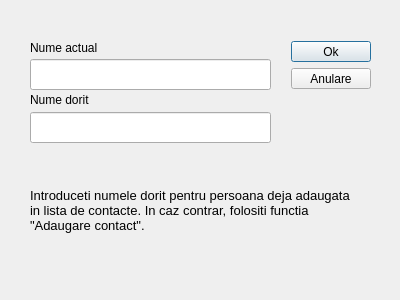
<?xml version="1.0" encoding="UTF-8"?>
<ui version="4.0">
 <class>edit_nume</class>
 <widget class="QDialog" name="edit_nume">
  <property name="geometry">
   <rect>
    <x>0</x>
    <y>0</y>
    <width>400</width>
    <height>300</height>
   </rect>
  </property>
  <property name="windowTitle">
   <string>Dialog</string>
  </property>
  <widget class="QLineEdit" name="lineEdit">
   <property name="geometry">
    <rect>
     <x>30</x>
     <y>59</y>
     <width>241</width>
     <height>31</height>
    </rect>
   </property>
  </widget>
  <widget class="QLineEdit" name="lineEdit_2">
   <property name="geometry">
    <rect>
     <x>30</x>
     <y>112</y>
     <width>241</width>
     <height>31</height>
    </rect>
   </property>
  </widget>
  <widget class="QLabel" name="label">
   <property name="geometry">
    <rect>
     <x>30</x>
     <y>40</y>
     <width>101</width>
     <height>16</height>
    </rect>
   </property>
   <property name="text">
    <string>Nume actual</string>
   </property>
  </widget>
  <widget class="QLabel" name="label_2">
   <property name="geometry">
    <rect>
     <x>30</x>
     <y>92</y>
     <width>101</width>
     <height>16</height>
    </rect>
   </property>
   <property name="text">
    <string>Nume dorit</string>
   </property>
  </widget>
  <widget class="QLabel" name="label_3">
   <property name="geometry">
    <rect>
     <x>30</x>
     <y>160</y>
     <width>331</width>
     <height>101</height>
    </rect>
   </property>
   <property name="font">
    <font>
     <pointsize>10</pointsize>
    </font>
   </property>
   <property name="text">
    <string>Introduceti numele dorit pentru persoana deja adaugata in lista de contacte. In caz contrar, folositi functia &quot;Adaugare contact&quot;.</string>
   </property>
   <property name="wordWrap">
    <bool>true</bool>
   </property>
  </widget>
  <widget class="QPushButton" name="pushButton">
   <property name="geometry">
    <rect>
     <x>291</x>
     <y>41</y>
     <width>80</width>
     <height>21</height>
    </rect>
   </property>
   <property name="text">
    <string>Ok</string>
   </property>
  </widget>
  <widget class="QPushButton" name="pushButton_2">
   <property name="geometry">
    <rect>
     <x>291</x>
     <y>68</y>
     <width>80</width>
     <height>21</height>
    </rect>
   </property>
   <property name="text">
    <string>Anulare</string>
   </property>
  </widget>
  <widget class="QLabel" name="label_4">
   <property name="geometry">
    <rect>
     <x>0</x>
     <y>0</y>
     <width>401</width>
     <height>301</height>
    </rect>
   </property>
   <property name="text">
    <string/>
   </property>
  </widget>
  <zorder>label_4</zorder>
  <zorder>label_3</zorder>
  <zorder>label_2</zorder>
  <zorder>lineEdit_2</zorder>
  <zorder>pushButton</zorder>
  <zorder>label</zorder>
  <zorder>lineEdit</zorder>
  <zorder>pushButton_2</zorder>
 </widget>
 <resources/>
 <connections/>
</ui>
